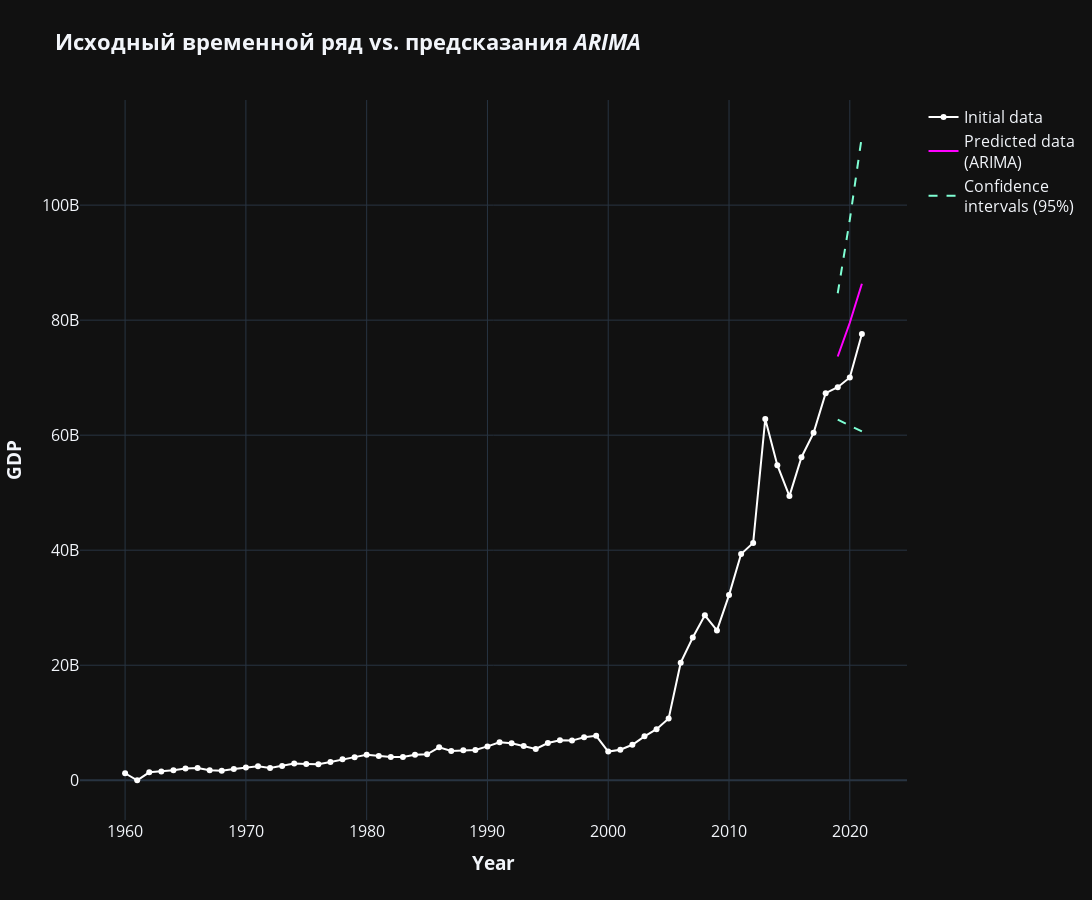

Notebook cell for this chart:
### Markdown cell above
Значения не поменялись, значит мы изначально подобрали наилучшую комбинацию.

Визуализируем предсказания модели с наилучшими подобранными параметрами.

### Code cell
y_pred, conf_int = best_arima.predict(3, return_conf_int=True, alpha=0.05)
fig = go.Figure()
fig.add_trace(
    go.Scatter(
        x=data.index,
        y=data['GDP'],
        name='Initial data',
        line=dict(color='white'),
        mode='lines+markers'
    )
).add_trace(
    go.Scatter(
        x=y_pred.index,
        y=y_pred.values,
        name='Predicted data<br>(ARIMA)',
        line=dict(color='#FF00FF'),
        mode='lines'
    )
).add_trace(
    go.Scatter(
        x=y_pred.index,
        y=conf_int[:, 0],
        line=dict(color='#7FFFD4'),
        line_dash='dash',
        mode='lines',
        name='Confidence<br>intervals (95%)'
    )
).add_trace(
    go.Scatter(
        x=y_pred.index,
        y=conf_int[:, 1],
        line=dict(color='#7FFFD4'),
        line_dash='dash',
        mode='lines',
        showlegend=False,
        name='Confidence<br>intervals (95%)'
    )
).update_layout(
    width=1500,
    height=900,
    title='<b>Исходный временной ряд vs. предсказания <i>ARIMA</i></b>',
    font=dict(size=16),
    xaxis_title='<b>Year</b>',
    yaxis_title='<b>GDP</b>'
)
fig.show()

### Figure 1 — Plotly figure (JSON) as saved in the notebook; plotly's stock layout.template omitted (floating-point values rounded to 4 significant figures)
{"data": [{"line": {"color": "white"}, "mode": "lines+markers", "name": "Initial data", "type": "scatter", "x": ["1960-01-01T00:00:00", "1961-01-01T00:00:00", "1962-01-01T00:00:00", "1963-01-01T00:00:00", "1964-01-01T00:00:00", "1965-01-01T00:00:00", "1966-01-01T00:00:00", "1967-01-01T00:00:00", "1968-01-01T00:00:00", "1969-01-01T00:00:00", "1970-01-01T00:00:00", "1971-01-01T00:00:00", "1972-01-01T00:00:00", "1973-01-01T00:00:00", "1974-01-01T00:00:00", "1975-01-01T00:00:00", "1976-01-01T00:00:00", "1977-01-01T00:00:00", "1978-01-01T00:00:00", "1979-01-01T00:00:00", "1980-01-01T00:00:00", "1981-01-01T00:00:00", "1982-01-01T00:00:00", "1983-01-01T00:00:00", "1984-01-01T00:00:00", "1985-01-01T00:00:00", "1986-01-01T00:00:00", "1987-01-01T00:00:00", "1988-01-01T00:00:00", "1989-01-01T00:00:00", "1990-01-01T00:00:00", "1991-01-01T00:00:00", "1992-01-01T00:00:00", "1993-01-01T00:00:00", "1994-01-01T00:00:00", "1995-01-01T00:00:00", "1996-01-01T00:00:00", "1997-01-01T00:00:00", "1998-01-01T00:00:00", "1999-01-01T00:00:00", "2000-01-01T00:00:00", "2001-01-01T00:00:00", "2002-01-01T00:00:00", "2003-01-01T00:00:00", "2004-01-01T00:00:00", "2005-01-01T00:00:00", "2006-01-01T00:00:00", "2007-01-01T00:00:00", "2008-01-01T00:00:00", "2009-01-01T00:00:00", "2010-01-01T00:00:00", "2011-01-01T00:00:00", "2012-01-01T00:00:00", "2013-01-01T00:00:00", "2014-01-01T00:00:00", "2015-01-01T00:00:00", "2016-01-01T00:00:00", "2017-01-01T00:00:00", "2018-01-01T00:00:00", "2019-01-01T00:00:00", "2020-01-01T00:00:00", "2021-01-01T00:00:00"], "y": [1217000000.0, 0, 1382000000.0, 1541000000.0, 1731000000.0, 2053000000.0, 2126000000.0, 1747000000.0, 1667000000.0, 1962000000.0, 2215000000.0, 2417000000.0, 2112000000.0, 2465000000.0, 2894000000.0, 2810000000.0, 2765000000.0, 3189000000.0, 3662000000.0, 4020000000.0, 4445000000.0, 4222000000.0, 4036000000.0, 4057000000.0, 4412000000.0, 4504000000.0, 5728000000.0, 5075000000.0, 5198000000.0, 5252000000.0, 5889000000.0, 6597000000.0, 6414000000.0, 5966000000.0, 5445000000.0, 6465000000.0, 6935000000.0, 6891000000.0, 7481000000.0, 7719000000.0, 4983000000.0, 5315000000.0, 6166000000.0, 7632000000.0, 8881000000.0, 10740000000.0, 20440000000.0, 24830000000.0, 28680000000.0, 26050000000.0, 32200000000.0, 39340000000.0, 41270000000.0, 62820000000.0, 54780000000.0, 49410000000.0, 56170000000.0, 60410000000.0, 67300000000.0, 68340000000.0, 70040000000.0, 77590000000.0]}, {"line": {"color": "#FF00FF"}, "mode": "lines", "name": "Predicted data<br>(ARIMA)", "type": "scatter", "x": ["2019-01-01T00:00:00", "2020-01-01T00:00:00", "2021-01-01T00:00:00"], "y": [73690000000.0, 79550000000.0, 86340000000.0]}, {"line": {"color": "#7FFFD4", "dash": "dash"}, "mode": "lines", "name": "Confidence<br>intervals (95%)", "type": "scatter", "x": ["2019-01-01T00:00:00", "2020-01-01T00:00:00", "2021-01-01T00:00:00"], "y": [62690000000.0, 61640000000.0, 60660000000.0]}, {"line": {"color": "#7FFFD4", "dash": "dash"}, "mode": "lines", "name": "Confidence<br>intervals (95%)", "showlegend": false, "type": "scatter", "x": ["2019-01-01T00:00:00", "2020-01-01T00:00:00", "2021-01-01T00:00:00"], "y": [84680000000.0, 97460000000.0, 112000000000.0]}], "layout": {"font": {"size": 16}, "height": 900, "title": {"text": "<b>Исходный временной ряд vs. предсказания <i>ARIMA</i></b>"}, "width": 1500, "xaxis": {"title": {"text": "<b>Year</b>"}}, "yaxis": {"title": {"text": "<b>GDP</b>"}}}}
